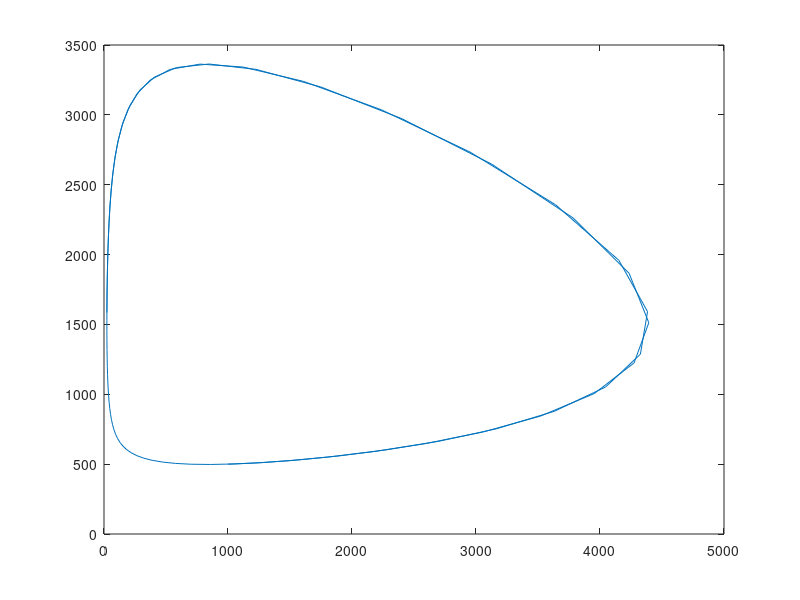

Recreate this plot in MATLAB.
clc;
clear all ;
close all;
format long g;
a1=3;
a2=0.002;
b1=0.0006;
b2=0.5;
h=0.1;
y=0:h:10;
n=length(y);
x(1)=1000;
w(1)=500;
for i=2:n
    k11=h*((a1*(x(i-1)))-(a2*(x(i-1))*(w(i-1))));
    k21=h*((b1*(x(i-1))*(w(i-1)))-(b2*(w(i-1))));
   
    k12=h*((a1*(x(i-1)+((1/4)*k11)))-(a2*(x(i-1)+((1/4)*k11))*(w(i-1)+((1/4)*k21))));
    k22=h*((b1*(x(i-1)+((1/4)*k11))*(w(i-1)+((1/4)*k11)))-(b2*(w(i-1)+((1/4)*k21))));
    
    k13=h*((a1*(x(i-1)+(3/32*k11)+(9/32*k12)))-(a2*(x(i-1)+(3/32*k11)+(9/32*k12))*(w(i-1)+(3/32*k21)+(9/32*k22))));
    k23=h*((b1*(x(i-1)+(3/32*k11)+(9/32*k12))*(w(i-1)+(3/32*k21)+(9/32*k22)))-(b2*(w(i-1)+(3/32*k21)+(9/32*k22))));
    
    k14=h*((a1*(x(i-1)+(1932/2197*k11)-(7200/2197*k12)+(7296/2197*k13)))-(a2*(x(i-1)+(1932/2197*k11)-(7200/2197*k12)+(7296/2197*k13))*(w(i-1)+(1932/2197*k21)-(7200/2197*k22)+(7296/2197*k23))));
    k24=h*((b1*(x(i-1)+(1932/2197*k11)-(7200/2197*k12)+(7296/2197*k13)))*(w(i-1)+(1932/2197*k21)-(7200/2197*k22)+(7296/2197*k23))-(b2*(w(i-1)+(1932/2197*k21)-(7200/2197*k22)+(7296/2197*k23))));
    
    k15=h*((a1*(x(i-1)+(439/216*k11)-(8*k12)+(3680/513*k13)-(845/4104*k14)))-(a2*(x(i-1)+(439/216*k11)-(8*k12)+(3680/513*k13)-(845/4104*k14)))*(w(i-1)+(439/216*k21)-(8*k22)+(3680/513*k23)-(845/4104*k24)));
    k25=h*((b1*(x(i-1)+(439/216*k11)-(8*k12)+(3680/513*k13)-(845/4104*k14)))*(w(i-1)+(439/216*k21)-(8*k22)+(3680/513*k23)-(845/4104*k24))-(b2*(w(i-1)+(439/216*k21)-(8*k22)+(3680/513*k23)-(845/4104*k24))));
    
    k16=h*((a1*(x(i-1)-(8/27*k11)+(2*k12)-(3544/2565*k13)+(1859/4104*k14)-(11/40*k15)))-(b2*(x(i-1)-(8/27*k11)+(2*k12)-(3544/2565*k13)+(1859/4104*k14)-(11/40*k15))*(w(i-1)-(8/27*k21)+(2*k22)-(3544/2565*k23)+(1859/4104*k24)-(11/40*k25))));
    k26=h*((b1*(x(i-1)-(8/27*k11)+(2*k12)-(3544/2565*k13)+(1859/4104*k14)-(11/40*k15)))*(w(i-1)-(8/27*k21)+(2*k22)-(3544/2565*k23)+(1859/4104*k24)-(11/40*k25))-(b2*(w(i-1)-(8/27*k21)+(2*k22)-(3544/2565*k23)+(1859/4104*k24)-(11/40*k25))));
   
   
  
    x(i)=(x(i-1))+((25/216*k11)+(1408/2565*k13)+(2197/4104*k14)-(1/5*k15));
    w(i)=(w(i-1))+((25/216*k21)+(1408/2565*k23)+(2197/4104*k24)-(1/5*k25));
    
end
plot (x,w)
%plot(y,x,'b')
%hold on 
%plot(y,w,'r')
%hold off